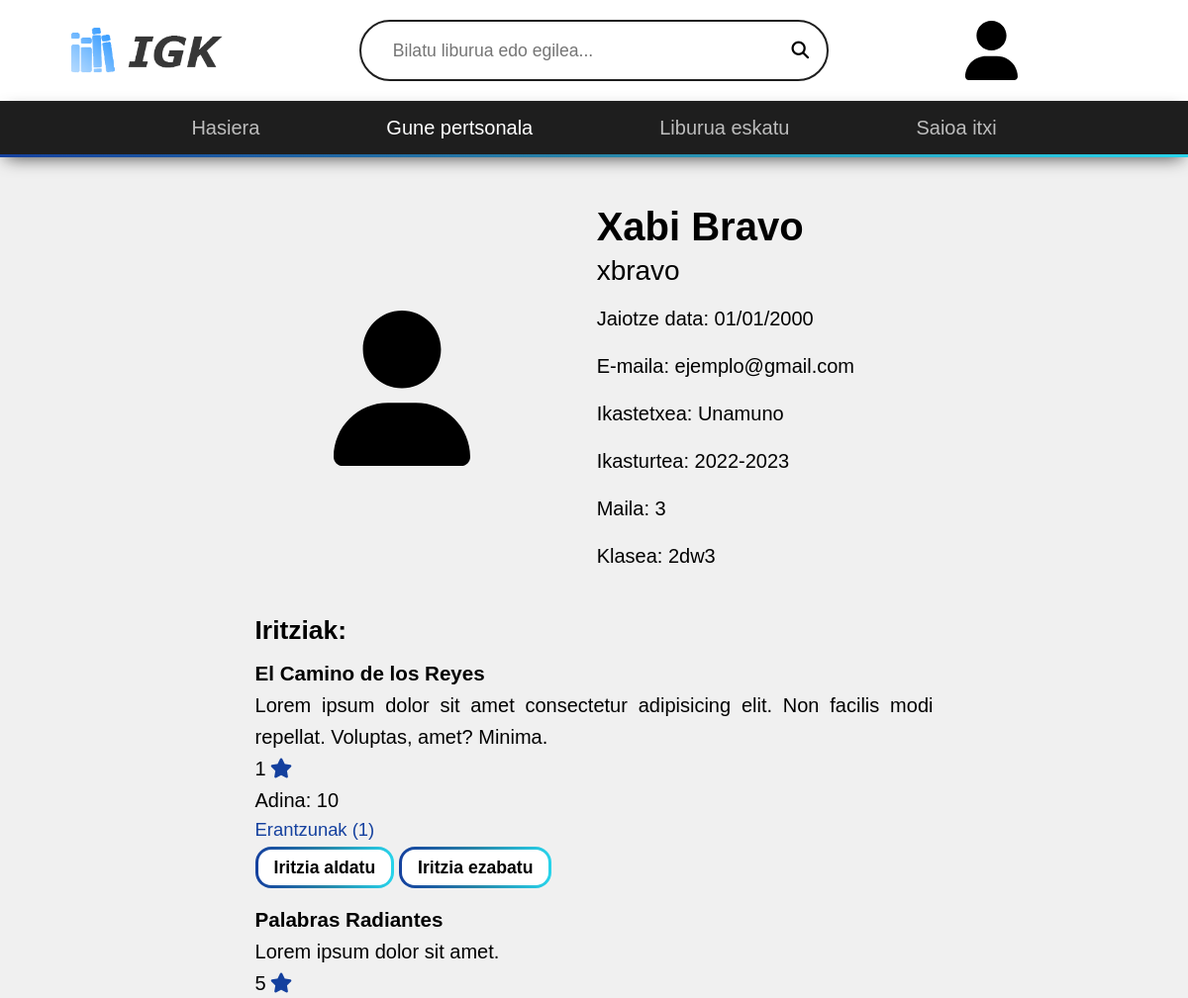
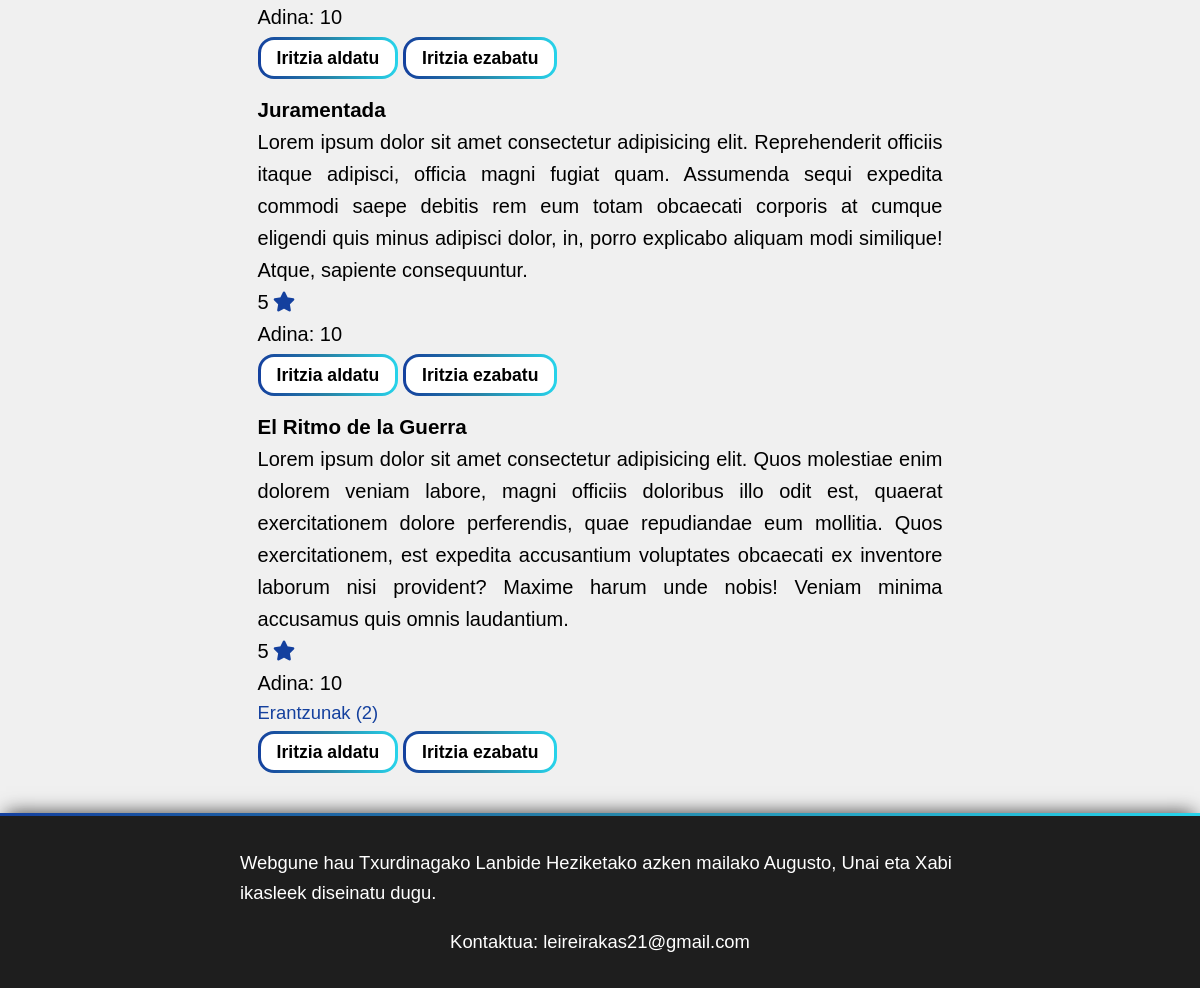
The page /gune-pertsonala (signed in) on the database its author committed (2 pictures, top to bottom).
### tables this page shows
create table if not exists clase (
  cod char(8) primary key,
  nombre varchar(30) not null,
  nivel tinyint(1) not null,
  curso char(9) not null,
  id_centro int unsigned not null,
  foreign key (id_centro) references centro(id) on delete restrict
);

create table if not exists review (
  id int unsigned auto_increment primary key,
  nota tinyint(1) unsigned not null,
  texto varchar(2295),
  edad_lector tinyint(2) unsigned not null,
  aceptado boolean default false not null,
  nombre_idioma varchar(30) not null,
  id_libro int unsigned not null,
  id_cuenta int unsigned not null,
  foreign key (nombre_idioma) references idioma(nombre) on delete restrict,
  foreign key (id_libro) references libro(id) on delete cascade,
  foreign key (id_cuenta) references cuenta(id) on delete cascade
);

create table if not exists idiomas_libro (
  id_libro int unsigned,
  id_idioma int unsigned,
  titulo_alternativo varchar(100),
  primary key (id_libro, id_idioma),
  foreign key (id_libro) references libro(id) on delete cascade,
  foreign key (id_idioma) references idioma(id) on delete cascade
);

### public/index.php (called while the page is built, shortened)
<?php
$url = parse_url($_SERVER['REQUEST_URI']);
$page =  array_slice(array_filter(explode('/', strtolower($url['path']))), 0);
$ruta_elegida = '';
$cantidadSecciones = count($page);
switch ($cantidadSecciones) {
  case 1:
    $ruta_elegida = '../views/' . $page[0] . '.php';
    break;
}
include_once $ruta_elegida;

### modules/select.php (the view, shortened to what this page needs)
<?php
function buscarReviews(int $id, array $condiciones): array
{
  include '../modules/db-config.php';
  $reviews = $pdo->prepare(
    'SELECT r.id, r.nota, r.texto, r.edad_lector, r.nombre_idioma, r.id_cuenta, r.id_libro, c.id AS id_cuenta, c.nombre, c.apellido, c.apodo, c.rol
      FROM review r JOIN cuenta c ON r.id_cuenta = c.id
      WHERE ' . implode(' AND ', $condiciones) . ';'
  );
  $reviews->execute(['id' => $id]);
  return $reviews->fetchAll();
}
function agregarReviews(array $reviews, bool $seccionPersonal = false): void
{
  include '../modules/db-config.php';
?>
  <section id="opiniones">
    <h2 id="iritziak">Iritziak:</h2>
    <div class="flex-stretch-col" id="reviews">
      <?php foreach ($reviews as $review) { ?>
        <article class="flex-stretch-col review">
          <div>
            <?php
            if ($seccionPersonal) {
              $tituloLibro = $pdo->prepare('SELECT titulo_alternativo AS titulo FROM idiomas_libro WHERE id_libro = :id_libro;');
              $tituloLibro->execute(['id_libro' => $review['id_libro']]);
              $tituloLibro = $tituloLibro->fetch()['titulo'];
            ?>
              <h3 class="titulo-libro"><a href="/liburua/<?php echo $review['id_libro'] ?>"><?php echo $tituloLibro ?></a></h3>
            <?php
            }
            ?>
            <p><?php echo $review['texto'] ?></p>
            <p class="nota"><?php echo $review['nota'] ?><i class="fa-solid fa-star"></i></p>
            <p><span>Adina:</span> <?php echo $review['edad_lector'] ?></p>
            <?php
            $cantidadRespuestas = $pdo->prepare('SELECT count(id) AS cantidad_respuestas FROM respuesta WHERE id_review = :id_review;');
            $cantidadRespuestas->execute(['id_review' => $review['id']]);
            $cantidadRespuestas = $cantidadRespuestas->fetch()['cantidad_respuestas'];
            if ($cantidadRespuestas > 0) {
            ?>
              <a href="/iritzia/<?php echo $review['id'] ?>" class="ver-respuestas">
                Erantzunak (<?php echo $cantidadRespuestas ?>)
              </a>
            <?php
            }
            ?>
          </div>
          <div class="flex-stretch-row">
            <?php if ($seccionPersonal || $review['id_cuenta'] === $_SESSION['usr']['id']) { ?>
              <a href="/iritzi/<?php echo $review['id'] ?>/aldatu" class="btn">Iritzia aldatu</a>
              <a href="/iritzi/<?php echo $review['id'] ?>/ezabatu" class="btn">Iritzia ezabatu</a>
            <?php
            }
            ?>
          </div>
        </article>
      <?php
      }
      ?>
    </div>
  </section>
<?php
}

### views/gune-pertsonala.php (shortened to what this page needs)
<!DOCTYPE html>
<html lang='eu'>
<?php
$usuario = $_SESSION['usr'];
if ($usuario['rol'] === 'Ikasle') {
  include '../modules/db-config.php';
  $clase = $pdo->prepare('SELECT * FROM clase WHERE cod = :cod_clase;');
  $clase->execute(['cod_clase' => $usuario['cod_clase']]);
  $clase = $clase->fetch();
}
include_once '../templates/head.php';
include_once '../modules/select.php';
?>
<body>
  <?php
  include_once '../templates/header.php';
  ?>
  <main class="flex-center-col" id="main-personal">
    <section class="flex-center-row" id="informacion">
      <div id="perfil">
        <?php
        $rutaImagen = '../public/src/img/profila/' . $usuario['id'] .  '.png';
        if (!file_exists($rutaImagen)) $rutaImagen = '/src/img/profila/default.svg';
        ?>
        <img src="<?php echo str_replace('../public', '', $rutaImagen) ?>" alt="Profileko argazkia" width="100">
      </div>
      <div class="flex-center-col" id="datos">
        <div class="flex-center-col" id="datos-importantes">
          <h1><?php echo $usuario['nombre'] . ' ' . $usuario['apellido'] ?></h1>
          <p id="apodo"><?php echo $usuario['apodo'] ?></p>
        </div>
        <p><span>Jaiotze data:</span> <?php echo date_format(date_create($usuario['fecha_nacimiento']), 'd/m/Y') ?></p>
        <p><span>E-maila:</span> <?php echo $usuario['correo'] ?></p>
        <p><span>Ikastetxea:</span> <?php echo $usuario['nombre_centro'] ?></p>
        <?php if ($usuario['rol'] === 'Ikasle') { ?>
          <p><span>Ikasturtea:</span> <?php echo $clase['curso'] ?></p>
          <p><span>Maila:</span> <?php echo $clase['nivel'] ?></p>
          <p><span>Klasea:</span> <?php echo $clase['nombre'] ?></p>
        <?php } else if ($usuario['rol'] === 'Irakasle') { ?>
          <p><span>Telefonoa:</span> <?php echo $usuario['tel'] ?></p>
        <?php } ?>
      </div>
    </section>
    <?php
    $reviews = buscarReviews($usuario['id'], ['r.id_cuenta = :id']);
    if (count($reviews) > 0) agregarReviews($reviews, true);
    ?>
  </main>
  <?php
  include_once '../templates/footer.php';
  ?>
</body>
</html>

### public/src/style.css (style rules this page uses)
:root { --clr-fondo: #f0f0f0; --clr-transparente: #00000000; --clr-acento: #14409e; --clr-error: #ff3232; --clr-enlace: #807c7c; --clr-gris-claro: #d9d9d9; --clr-gris-oscuro: #1e1e1e; --clr-negro: #000000; --clr-blanco: #ffffff; --clr-gradiente-inicial: var(--clr-acento); --clr-gradiente-central: #2784a8; --clr-gradiente-final: #27d4eb; --clr-gradiente-inicial-transparente: #14409e42; --clr-gradiente-central-transparente: #2783a84c; --clr-gradiente-final-transparente: #27d4eb2f; --gradiente: linear-gradient(to right, var(--clr-gradiente-inicial), var(--clr-gradiente-central), var(--clr-gradiente-final)); --gradiente-transparente: linear-gradient( 120deg, transparent, var(--clr-gradiente-inicial-transparente), var(--clr-gradiente-central-transparente), var(--clr-gradiente-final-transparente), transparent ); --outline: var(--clr-acento) solid 0.3125rem; --borde-gradiente-radius: linear-gradient(var(--clr-blanco), var(--clr-blanco)) padding-box, var(--gradiente) border-box; --sombra-alrededor: 0 0rem 1.125rem -0.375rem rgba(0, 0, 0, 0.75); --sombra-superior: 0 -0.375rem 1.125rem -0.375rem rgba(0, 0, 0, 0.75); --sombra-inferior: 0 0.375rem 1.125rem -0.375rem rgba(0, 0, 0, 0.75); --transicion-rapida: 100ms ease-in-out; --transicion: 200ms ease-in-out; font-family: 'Inter', sans-serif; }
body { font-size: 1.1rem; background-color: var(--clr-fondo); overflow-y: scroll; display: flex; flex-direction: column; justify-content: center; align-items: stretch; }
h1 { margin-bottom: 1rem; }
h2 { margin-bottom: 0.5rem; }
p { font-size: 1.25rem; line-height: 1.6; }
.nota i { margin-left: 0.25rem; }
a, a:visited { text-decoration: underline 0.15rem var(--clr-transparente); transition: text-decoration var(--transicion); color: var(--clr-acento); }
main { flex-grow: 1; width: 75vw; margin-inline: auto; padding-block: 3rem; }
#main-libro, #main-personal, .main-form { gap: 2.5rem; }
#datos { align-items: start; font-size: 1.25rem; gap: 1rem; }
#datos-importantes { align-items: start; gap: 0.5rem; }
:is(#main-libro, #main-personal) h1 { margin-bottom: 0; font-size: 2.5rem; font-weight: 700; }
#datos-importantes > * { line-height: 1.1; font-weight: 500; }
#main-libro #serie, #main-personal #apodo { font-size: 1.75rem; }
span, #main-libro :is(h2, h3), #main-personal #apodo { font-weight: 500; }
:is(#iritziak, #eskaerak)::before { content: ''; display: block; height: 4rem; margin-top: -4rem; visibility: hidden; }
#reviews { gap: 1.5rem; }
.review { gap: 0.75rem; }
#reviews .btn { align-self: start; }
.ver-respuestas { font-size: 1.15rem; }
#main-libro #sinopsis, #opiniones, :is(#main-respuestas) > section { width: 70ch; text-align: justify; }
#main-personal #informacion { column-gap: 8rem; }
#main-personal #perfil { flex: 0 1 20%; }
#main-personal #perfil img { width: 100%; }
#main-personal .titulo-libro a { color: inherit; }
.flex-center-row { display: flex; flex-direction: row; justify-content: center; align-items: center; }
.flex-center-col { display: flex; flex-direction: column; justify-content: center; align-items: center; }
.flex-stretch-col { display: flex; flex-direction: column; justify-content: center; align-items: stretch; }
a.btn { color: var(--clr-negro); background: var(--borde-gradiente-radius); font-weight: 600; padding: 0.5rem 1rem; align-self: center; border: 3px solid transparent; border-radius: 1rem; position: relative; overflow: hidden; white-space: nowrap; }
.fa-star { color: var(--clr-acento); }

### public/src/base.css (style rules this page uses)
body { min-height: 100vh; text-rendering: optimizeSpeed; line-height: 1.5; }
a:not([class]) { text-decoration-skip-ink: auto; }
img { max-width: 100%; display: block; }

### rows shown on the page
clase: curso "2022-2023", nivel "3", nombre "2dw3"
review: idiomas_libro.titulo_alternativo "El Camino de los Reyes", texto "Lorem ipsum dolor sit amet consectetur adipisicing elit. Non facilis modi repellat. Voluptas, amet? Minima.", nota "1", edad_lector "10", cantidadRespuestas "1"
review: idiomas_libro.titulo_alternativo "Palabras Radiantes", texto "Lorem ipsum dolor sit amet.", nota "5", edad_lector "10"
review: idiomas_libro.titulo_alternativo "Juramentada", texto "Lorem ipsum dolor sit amet consectetur adipisicing elit. Reprehenderit officiis itaque adipisci, officia magni fugiat quam. Assumenda sequi expedita commodi saepe debitis rem eum totam obcaecati corporis at cumque eligendi quis minus adipisci dolor, in, porro explicabo aliquam modi similique! Atque, sapiente consequuntur.", nota "5", edad_lector "10"
review: idiomas_libro.titulo_alternativo "El Ritmo de la Guerra", texto "Lorem ipsum dolor sit amet consectetur adipisicing elit. Quos molestiae enim dolorem veniam labore, magni officiis doloribus illo odit est, quaerat exercitationem dolore perferendis, quae repudiandae eum mollitia. Quos exercitationem, est expedita accusantium voluptates obcaecati ex inventore laborum nisi provident? Maxime harum unde nobis! Veniam minima accusamus quis omnis laudantium.", nota "5", edad_lector "10", cantidadRespuestas "2"

### other values the page prints
$usuario['nombre'] "Xabi"
$usuario['apellido'] "Bravo"
$usuario['apodo'] "xbravo"
date_format(date_create($usuario['fecha_nacimiento']), 'd/m/Y') "01/01/2000"
$usuario['correo'] "ejemplo@gmail.com"
$usuario['nombre_centro'] "Unamuno"
